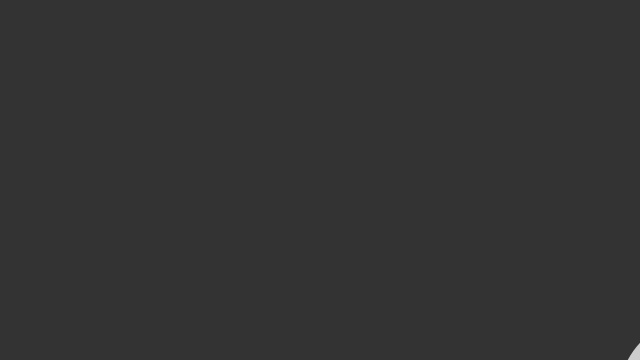
Frame 1 (no input)
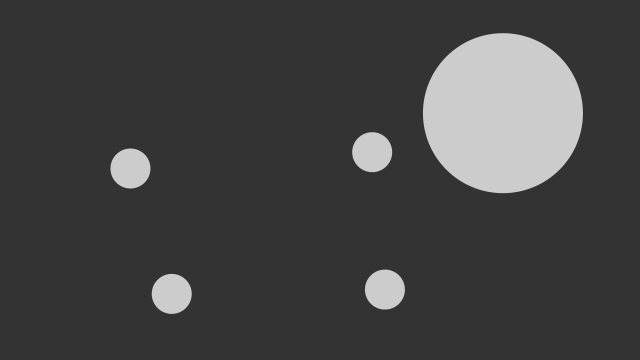
Frame 60 (the mouse pressed at the canvas centre just before this capture)
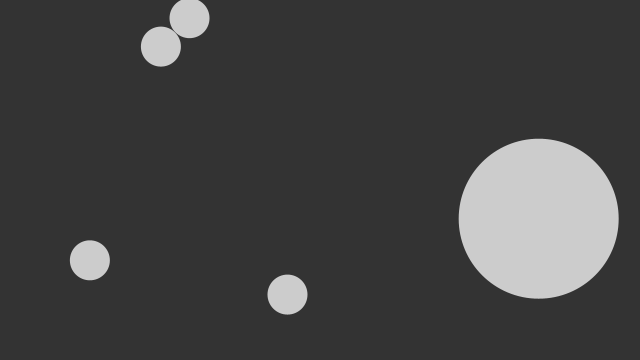
Frame 120 (the mouse held since frame 60 and released just before this capture)

The Processing sketch that drew these frames (run headless with seeded random() and noise(); from frame 60 on, the mouse is pressed at the canvas centre):

// Processing sketch: bounceballs
// ── bounceballs.pde
 
Ball[] balls =  { 
  new Ball(100, 400, 20),
    new Ball(200, 400, 20),
      new Ball(300, 400, 20),
        new Ball(400, 400, 20),
  new Ball(700, 400, 80)
};

void setup() {
  size(640, 360);
}

void draw() {
  background(51);

  for (Ball b : balls) {
    b.update();
    b.display();
    b.checkBoundaryCollision();
  }
  for (int i = 0; i < balls.length; i ++){
    for (int j = 0; j < balls.length; j ++){
     if(i != j){
      //println("ho ho");
      balls[i].checkCollision(balls[j]);
     }
    }
  }
  //balls[0].checkCollision(balls[1]);
}







class Ball {
  PVector position;
  PVector velocity;

  float r, m;

  Ball(float x, float y, float r_) {
    position = new PVector(x, y);
    velocity = PVector.random2D();
    velocity.mult(3);
    r = r_;
    m = r*.1;
  }

  void update() {
    position.add(velocity);
  }

  void checkBoundaryCollision() {
    if (position.x > width-r) {
      position.x = width-r;
      velocity.x *= -1;
    } 
    else if (position.x < r) {
      position.x = r;
      velocity.x *= -1;
    } 
    else if (position.y > height-r) {
      position.y = height-r;
      velocity.y *= -1;
    } 
    else if (position.y < r) {
      position.y = r;
      velocity.y *= -1;
    }
  }

  void checkCollision(Ball other) {

    // get distances between the balls components
    PVector bVect = PVector.sub(other.position, position);

    // calculate magnitude of the vector separating the balls
    float bVectMag = bVect.mag();

    if (bVectMag < r + other.r) {
      // get angle of bVect
      float theta  = bVect.heading();
      // precalculate trig values
      float sine = sin(theta);
      float cosine = cos(theta);

      /* bTemp will hold rotated ball positions. You 
       just need to worry about bTemp[1] position*/
      PVector[] bTemp = {
        new PVector(), new PVector()
        };

        /* this ball's position is relative to the other
         so you can use the vector between them (bVect) as the 
         reference point in the rotation expressions.
         bTemp[0].position.x and bTemp[0].position.y will initialize
         automatically to 0.0, which is what you want
         since b[1] will rotate around b[0] */
        bTemp[1].x  = cosine * bVect.x + sine * bVect.y;
      bTemp[1].y  = cosine * bVect.y - sine * bVect.x;

      // rotate Temporary velocities
      PVector[] vTemp = {
        new PVector(), new PVector()
        };

        vTemp[0].x  = cosine * velocity.x + sine * velocity.y;
      vTemp[0].y  = cosine * velocity.y - sine * velocity.x;
      vTemp[1].x  = cosine * other.velocity.x + sine * other.velocity.y;
      vTemp[1].y  = cosine * other.velocity.y - sine * other.velocity.x;

      /* Now that velocities are rotated, you can use 1D
       conservation of momentum equations to calculate 
       the final velocity along the x-axis. */
      PVector[] vFinal = {  
        new PVector(), new PVector()
        };

      // final rotated velocity for b[0]
      vFinal[0].x = ((m - other.m) * vTemp[0].x + 2 * other.m * vTemp[1].x) / (m + other.m);
      vFinal[0].y = vTemp[0].y;

      // final rotated velocity for b[0]
      vFinal[1].x = ((other.m - m) * vTemp[1].x + 2 * m * vTemp[0].x) / (m + other.m);
      vFinal[1].y = vTemp[1].y;

      // hack to avoid clumping
      bTemp[0].x += vFinal[0].x;
      bTemp[1].x += vFinal[1].x;

      /* Rotate ball positions and velocities back
       Reverse signs in trig expressions to rotate 
       in the opposite direction */
      // rotate balls
      PVector[] bFinal = { 
        new PVector(), new PVector()
        };

      bFinal[0].x = cosine * bTemp[0].x - sine * bTemp[0].y;
      bFinal[0].y = cosine * bTemp[0].y + sine * bTemp[0].x;
      bFinal[1].x = cosine * bTemp[1].x - sine * bTemp[1].y;
      bFinal[1].y = cosine * bTemp[1].y + sine * bTemp[1].x;

      // update balls to screen position
      other.position.x = position.x + bFinal[1].x;
      other.position.y = position.y + bFinal[1].y;

      position.add(bFinal[0]);

      // update velocities
      velocity.x = cosine * vFinal[0].x - sine * vFinal[0].y;
      velocity.y = cosine * vFinal[0].y + sine * vFinal[0].x;
      other.velocity.x = cosine * vFinal[1].x - sine * vFinal[1].y;
      other.velocity.y = cosine * vFinal[1].y + sine * vFinal[1].x;
    }
  }


  void display() {
    noStroke();
    fill(204);
    ellipse(position.x, position.y, r*2, r*2);
  }
}
